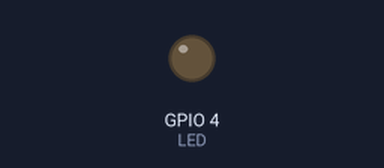
Bench run of a sketch on a simulated ESP8266 (NodeMCU). On the bench: output pins drawn as LEDs (lit = HIGH). WiFi joins after 1.5 s; servers stay silent unless stated; uploads are accepted with an empty reply; what the sketch prints to the serial monitor is not drawn.

Above: at 8.8 s.
Timing chart, 0 to 22.0 s (numbered marks = the images above):
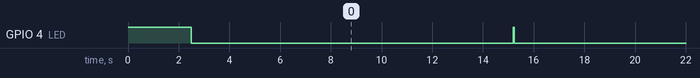

Measured:
- by itself, GPIO 4 (LED): repeats every 15.0 s: HIGH 0.03 s, LOW 15.0 s

The sketch:

uniesp8266.ino
```cpp
// constants
const int LED = 4;

#include <ESP8266WiFi.h>
#include <ESP8266WiFiMulti.h>
#include <ESP8266HTTPClient.h>
#include <ESP8266httpUpdate.h>
#include <WiFiClientSecureBearSSL.h>
#include <ESP8266WebServer.h>
#include <ESP8266mDNS.h>
#include "utils.h"

const long interval = 15000;
const long wifiInterval = 30000;
const String URL = "https://url/to/your/server/";
const String deviceName = "uniesp-001";

// variables
unsigned long previousMillis = 0;
unsigned long previousWifiMillis = 0;
unsigned long currentMillis = 0;
ESP8266WiFiMulti wifiMulti;
ESP8266WebServer server(80);

// setup
void setup(void) {
  pinMode(LED, OUTPUT);

  // intial LED state
  digitalWrite(LED, HIGH);

  Serial.begin(115200);
  delay(1000);
  Serial.println("ready.");

  WiFi.mode(WIFI_STA);
  wifiMulti.addAP("SSID1", "PSK1");
  wifiMulti.addAP("SSID2", "PSK2");
  wifiMulti.addAP("SSID3", "PSK3");

  // wait for wifi connection
  while (wifiMulti.run() != WL_CONNECTED) {
    delay(1000);
    Serial.print(".");
  }

  // WiFi connected
  digitalWrite(LED, LOW);
  Serial.print("Connected to: ");
  Serial.println(WiFi.SSID());
  Serial.print("IP: ");
  Serial.println(WiFi.localIP());

  if (MDNS.begin(deviceName)) {
    Serial.println("MDNS responder started.");
  }

  server.on("/", []() {
    server.send(200, "text/html", "uniesp,v1.0," + deviceName + ".local," + WiFi.macAddress() + "," + WiFi.localIP().toString() + "," + WiFi.SSID() + "," + WiFi.RSSI());
  });

  server.begin();
  Serial.println("webserver started.");

}


void loop(void) {

  currentMillis = millis();
  if (currentMillis - previousWifiMillis >= wifiInterval && currentMillis != 0) {
    //check if interval has passed
    previousWifiMillis = currentMillis;
    Serial.print("checking for wifi status: ");
    if (WiFi.status() != WL_CONNECTED) {
      Serial.println("FAIL");
      reboot();
    } else {
      Serial.println("PASS");
    }
  }

  if (currentMillis - previousMillis >= interval && currentMillis != 0) {
    //check if interval has passed
    previousMillis = currentMillis;
    Serial.println("timer is up");

    Serial.println("pinging the hub.");
    sendHTTPRequest(URL, ">PING");
  }

  server.handleClient();
  MDNS.update();

}
```

utils.h
```cpp
void reboot() {
  Serial.println("rebooting the device.");
  delay(1000);
  ESP.restart();
}

void update_started() {
  Serial.println("firmware update process started.");
}

void update_finished() {
  Serial.println("firmware update process finished.");
}

void update_progress(int cur, int total) {
  Serial.printf("firmware update process at %d of %d bytes\n", cur, total);
}

void update_error(int err) {
  Serial.printf("firmware update fatal error code: %d\n", err);
}

void performFirmwareUpdate(String updateURL) {

  if (WiFi.status() != WL_CONNECTED) {
    return;
  }

  Serial.println("updating firmware from: " + updateURL);

  WiFiClient client;

  ESPhttpUpdate.setLedPin(LED, HIGH);
  ESPhttpUpdate.onStart(update_started);
  ESPhttpUpdate.onEnd(update_finished);
  ESPhttpUpdate.onProgress(update_progress);
  ESPhttpUpdate.onError(update_error);

  t_httpUpdate_return ret = ESPhttpUpdate.update(client, updateURL);

}

void sendHTTPRequest(String httpURL, String data) {

  if (WiFi.status() != WL_CONNECTED) {
    return;
  }

  std::unique_ptr<BearSSL::WiFiClientSecure> client(new BearSSL::WiFiClientSecure);
  client->setInsecure();
  HTTPClient https;
  https.begin(*client, httpURL);
  https.addHeader("Content-Type", "application/x-www-form-urlencoded");

  String ip = WiFi.localIP().toString();
  int httpResponseCode = https.POST("payload=" + data + "&MAC=" + WiFi.macAddress() + "&IP=" + ip + "&SSID=" + WiFi.SSID() + "&RSSI=" + WiFi.RSSI());
  digitalWrite(LED, HIGH);
  delay(25);
  digitalWrite(LED, LOW);

  // check for the commands
  if (httpResponseCode > 0) {
    Serial.println(httpResponseCode);
    Serial.println(https.getString());
    String response = https.getString();

    // process commands
    if (response.indexOf("UPDATE") != -1) {
      int delimiter;
      delimiter = response.indexOf(">");
      if (delimiter != -1) {
        String updateURL = response.substring(delimiter + 1, response.length());
        performFirmwareUpdate(updateURL);
      }
    }

    if (response == "REBOOT") {
      reboot();
    }
  }

  https.end();
}
```
